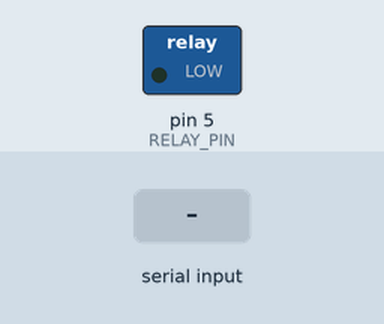
The sketch below on a simulated Arduino Uno, built with avr-gcc and run on an emulated ATmega328P. On the bench: switched loads named in the sketch (green lamp = pin HIGH). Inputs (shaded band) come from the test bench. What the sketch prints to the serial monitor is not drawn.

Above: at 1.2 s.
1.3 s: "1" received over Serial
At 2.3 s:
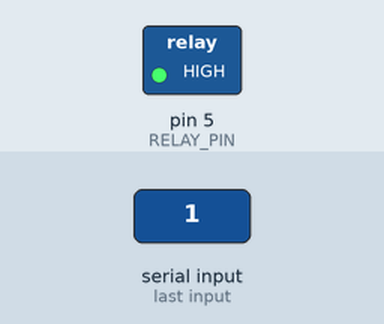
4.3 s: "0" received over Serial
Timing chart, 0 to 7.3 s (numbered marks = the images above; inputs shaded):
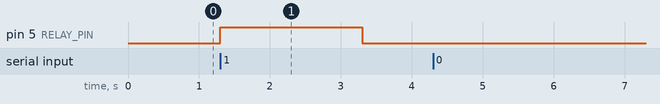

The sketch:

esp8266_firmware.ino
```cpp
// Smart AgroSpray - ESP8266 Firmware
// Controls pesticide spray based on AI signal

#define RELAY_PIN 5   // GPIO5 (D1)
#define BAUD_RATE 9600

void setup() {
  pinMode(RELAY_PIN, OUTPUT);
  digitalWrite(RELAY_PIN, LOW);  // Ensure spray is OFF at start

  Serial.begin(BAUD_RATE);
  Serial.println("Smart AgroSpray System Ready");
}

void loop() {

  if (Serial.available()) {
    char signal = Serial.read();

    if (signal == '1') {
      Serial.println("Diseased detected → Spraying");
      digitalWrite(RELAY_PIN, HIGH);
      delay(2000);  // Spray for 2 seconds
      digitalWrite(RELAY_PIN, LOW);
    }

    else if (signal == '0') {
      Serial.println("Healthy leaf → No spray");
      digitalWrite(RELAY_PIN, LOW);
    }
  }
}
```

Measured:
- after the input at 1.3 s, pin 5 (RELAY_PIN): LOW → HIGH at once, → LOW 2.0 s later
- after the input at 4.3 s, every drawn part: stays the same
